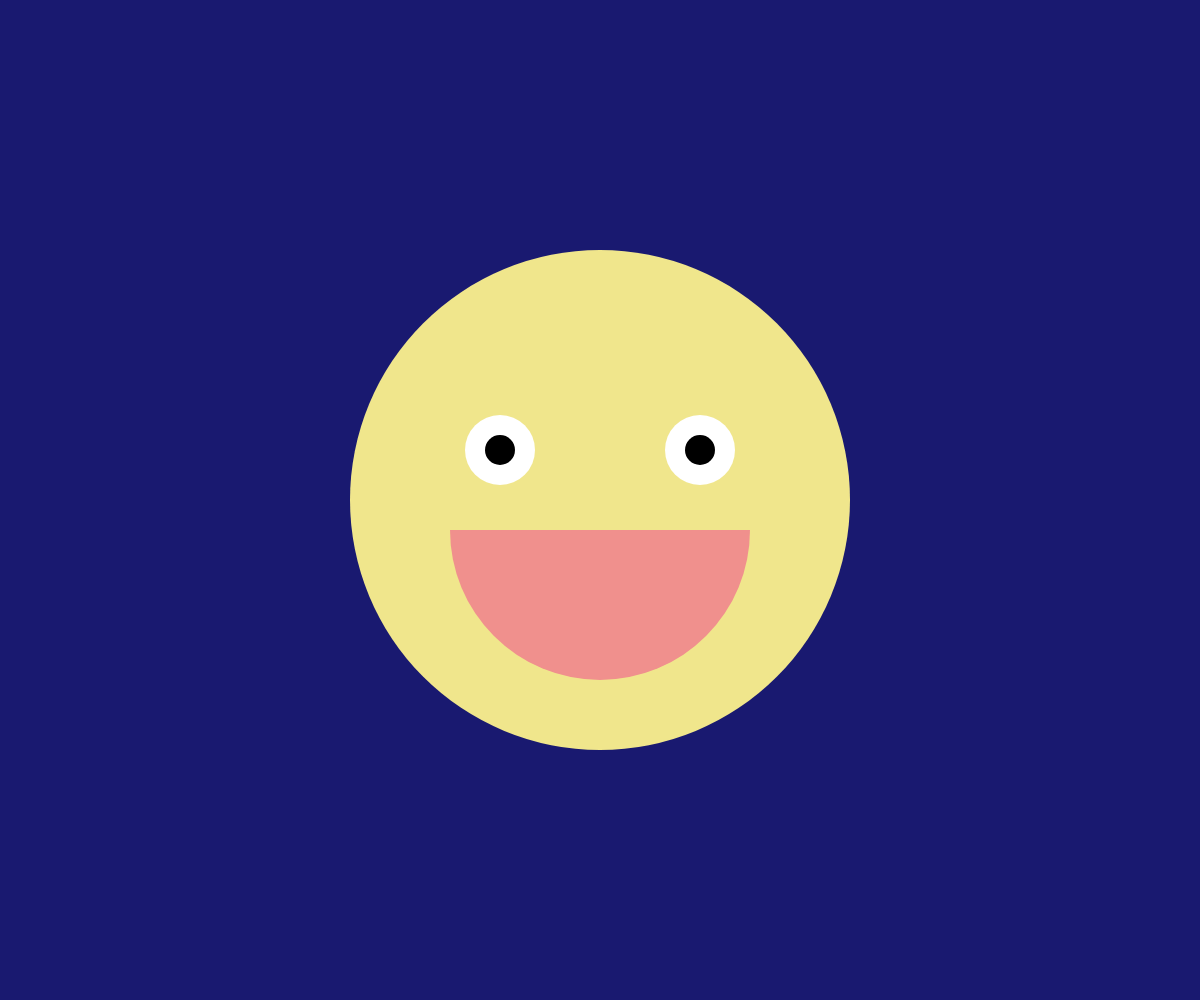
Frame 1 (no input)
Frame 60 (no input): identical to frame 1, image omitted
Frame 120 (the mouse pressed at the canvas centre since frame 60): identical to frame 1, image omitted

The p5.js sketch that drew this single still picture (run headless with seeded random() and noise() and a simulated clock; from frame 60 on, the mouse is pressed at the canvas centre):

// p5.js sketch
// ── sketch.js
//　テキスト「オブジェクト」
// 練習問題：ボールのサイズをランダムに変更してみよう
// 練習問題：何も操作しなくてもボールが湧いてくる機能を追加しよう

let balls;

function setup(){
  createCanvas(windowWidth, windowHeight);
  balls = [];
 

}

function draw(){
  background(25, 25, 112);
  noStroke();
  for(let i = 0; i < balls.length; i++){
    let b = balls[i];
    fill(255,204,0);
    if(keyIsDown("A".charCodeAt(0))){  fill(255,105,180); } 
    star(b.x, b.y, b.size);
    b.x += b.vx;
    b.y += b.vy;
  }
  //月
  fill(240,230,140)
  ellipse(width/2 , height/2,500);
  //白目
  fill(255)
  ellipse(width/2-100 , height/2-50,70);
  ellipse(width/2+100 , height/2-50,70);
  //黒目
  fill(0)
  ellipse(width/2-100 , height/2-50,30);
  ellipse(width/2+100 , height/2-50,30);
  //口
  fill(240,144,141)
  arc(width/2 , height/2+30,300,300,0,PI)

}



function star(cx, cy, r){
  noStroke();
  beginShape();
  for(var i = 0; i < 5; i++){
    let theta = TWO_PI * i * 2 / 5 - HALF_PI;
    let x = cx + cos(theta) * r;
    let y = cy + sin(theta) * r;
    vertex(x,y);
  }
  endShape(CLOSE);
}

//ハートを描く
function love(cx,cy,r){
  noStroke();
  beginShape();
  for(var i = 0; i < 5; i++){
    let theta = TWO_PI * i * 2 / 5 - HALF_PI;
    let x = cx + cos(theta) * r;
    let y = cy + sin(theta) * r;
    vertex(x,y);
  }
  endShape(CLOSE);
}

function mouseDragged(){
  const dx = mouseX - pmouseX;
  const dy = mouseY - pmouseY;
  if(mag(dx, dy) > 5){
    let b = { x: mouseX, y: mouseY, size: random(20,100), vx: dx, vy: dy };//sizeを20→random(20,100)へ
    balls.push(b);
  }
}

function windowResized(){
  resizeCanvas(windowWidth, windowHeight);
}
